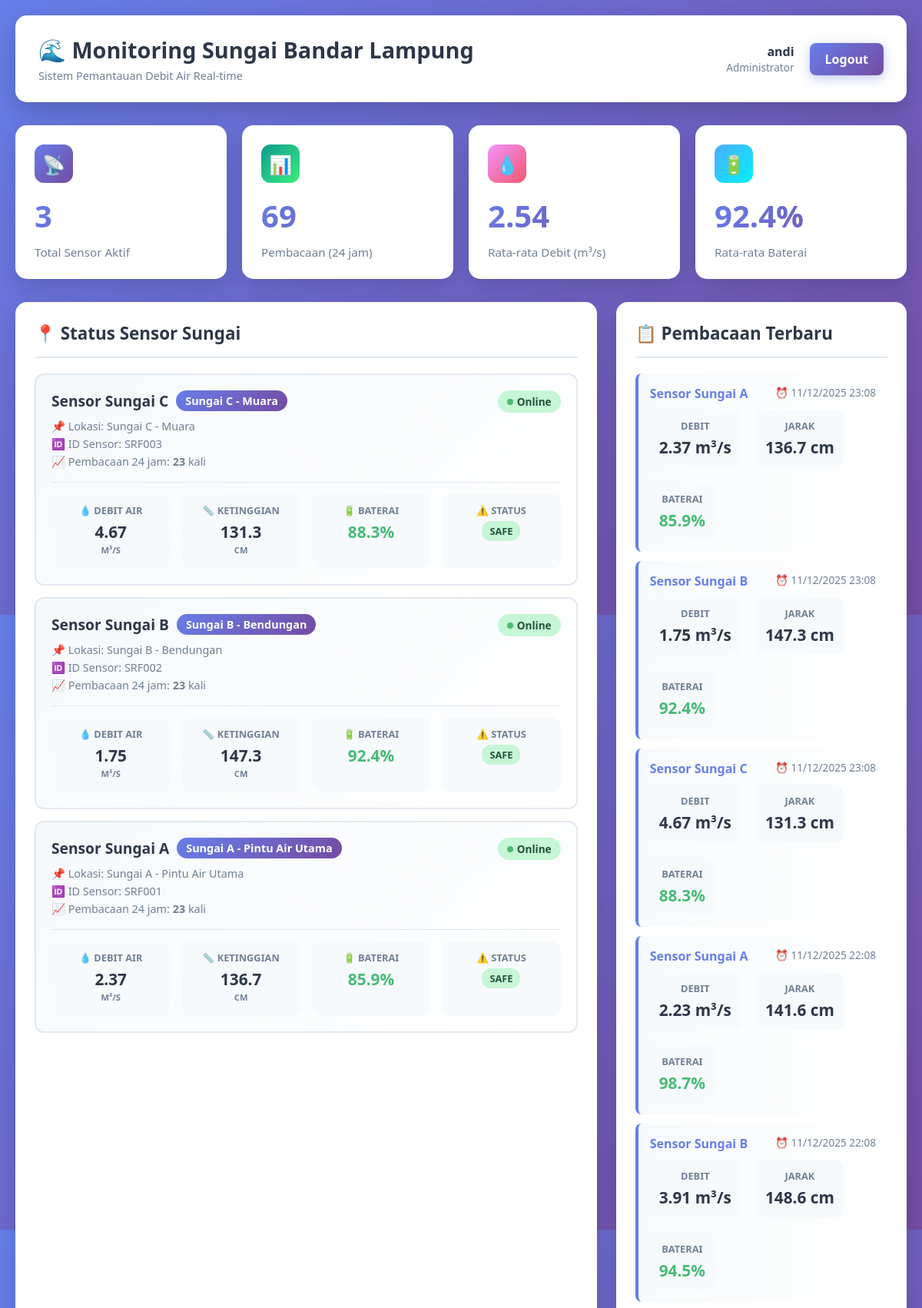
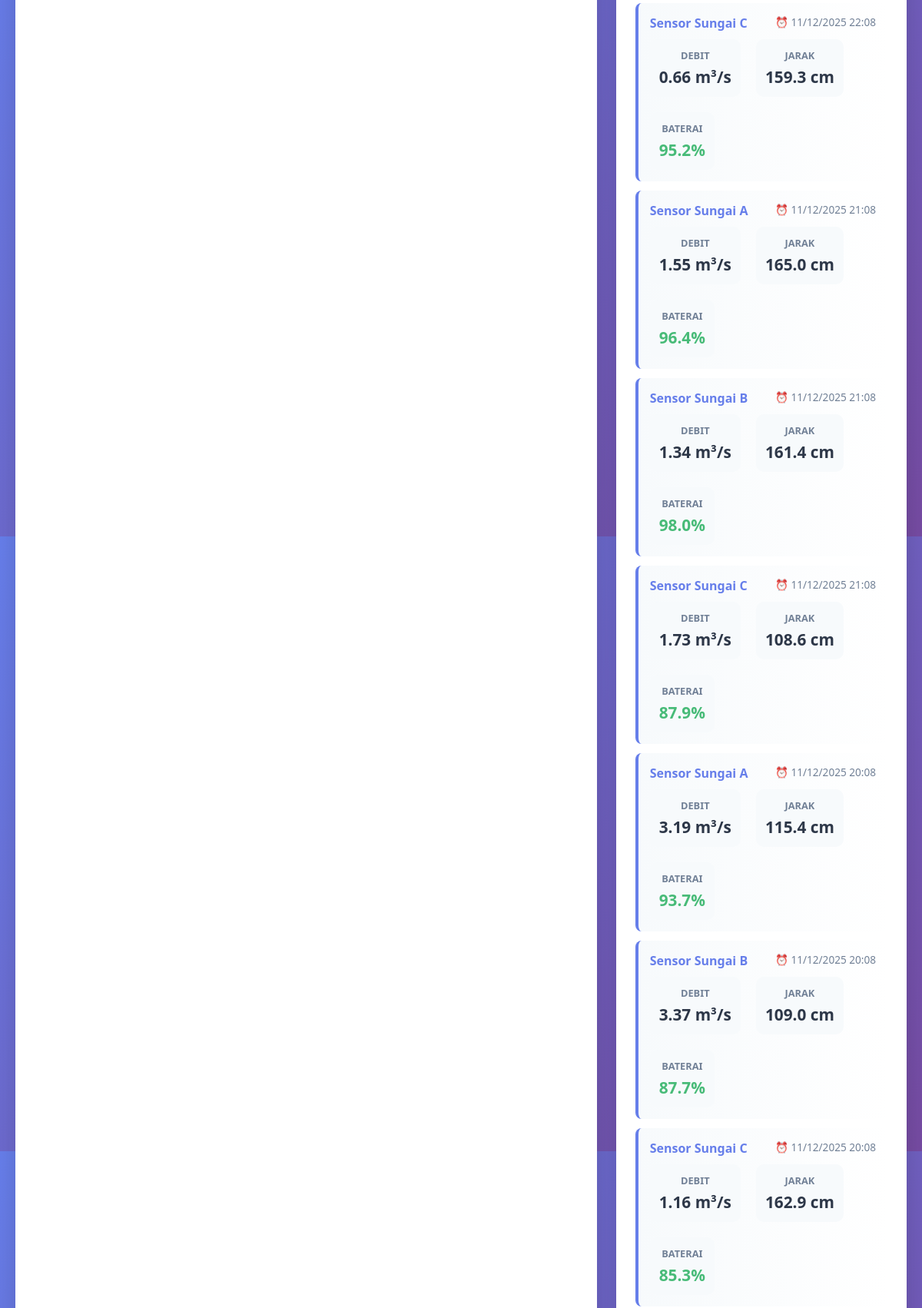
The app's page / (signed in, upper part) with its own data (2 pictures, top to bottom).
### monitoring/models.py (models this page shows, shortened)
class Sensor(models.Model):
    name = models.CharField(max_length=100)
    identifier = models.CharField(max_length=100, unique=True)  # mis: MAC atau id perangkat
    location = models.CharField(max_length=200, blank=True, null=True)
    latitude = models.DecimalField(max_digits=9, decimal_places=6, blank=True, null=True)
    longitude = models.DecimalField(max_digits=9, decimal_places=6, blank=True, null=True)
    created_at = models.DateTimeField(auto_now_add=True)
    sensor_type = models.CharField(
        max_length=20,
        choices=[
            ('flow', 'Flow Meter'),
            ('ultrasonic', 'Ultrasonic SRF'),
            ('combined', 'Combined (Flow + Ultrasonic)'),
        ],
        default='combined'
    )
    status = models.CharField(
        max_length=20,
        choices=[
            ('online', 'Online'),
            ('offline', 'Offline'),
            ('maintenance', 'Maintenance'),
        ],
        default='offline'
    )
    api_key = models.CharField(max_length=100, unique=True, blank=True, null=True)
    last_seen = models.DateTimeField(blank=True, null=True)
    is_active = models.BooleanField(default=True)
    updated_at = models.DateTimeField(auto_now=True)
    class Meta:
        verbose_name = 'Sensor Device'
        verbose_name_plural = 'Sensor Devices'
        ordering = ['-created_at']

class Reading(models.Model):
    sensor = models.ForeignKey(Sensor, on_delete=models.CASCADE, related_name='readings')
    timestamp = models.DateTimeField()  # waktu pembacaan dari perangkat
    flow_rate = models.FloatField(blank=True, null=True)   # e.g. liter/s atau m3/s
    distance = models.FloatField(blank=True, null=True)    # SRF (cm)
    battery = models.FloatField(blank=True, null=True)     # optional
    raw = models.JSONField(blank=True, null=True)          # untuk menyimpan payload tambahan
    created_at = models.DateTimeField(auto_now_add=True)
    alert_level = models.CharField(
        max_length=20,
        choices=[
            ('safe', 'Safe'),
            ('warning', 'Warning'),
            ('danger', 'Danger'),
            ('critical', 'Critical'),
        ],
        default='safe'
    )
    notes = models.TextField(blank=True, null=True)
    class Meta:
        indexes = [
            models.Index(fields=['sensor', 'timestamp']),
            models.Index(fields=['alert_level', '-timestamp']),
        ]
        ordering = ['-timestamp']

### monitoring/frontend_views.py (the view)
# urls.py: path('', frontend_views.dashboard, name='dashboard'),
def dashboard(request):
    if not request.user.is_authenticated:
        return redirect('login')
    sensors = Sensor.objects.all()
    last_24h = timezone.now() - timedelta(hours=24)
    recent_readings = Reading.objects.filter(timestamp__gte=last_24h).order_by('-timestamp')[:50]
    total_sensors = sensors.count()
    total_readings = Reading.objects.filter(timestamp__gte=last_24h).count()
    sensor_stats = []
    for sensor in sensors:
        latest_reading = Reading.objects.filter(sensor=sensor).order_by('-timestamp').first()
        if latest_reading:
            sensor_stats.append({
                'sensor': sensor,
                'latest_reading': latest_reading,
                'readings_24h': Reading.objects.filter(sensor=sensor, timestamp__gte=last_24h).count()
            })
    stats_24h = Reading.objects.filter(timestamp__gte=last_24h).aggregate(
        avg_flow=Avg('flow_rate'),
        max_flow=Max('flow_rate'),
        min_flow=Min('flow_rate'),
        avg_distance=Avg('distance'),
        avg_battery=Avg('battery')
    )
    context = {
        'sensors': sensors,
        'recent_readings': recent_readings,
        'sensor_stats': sensor_stats,
        'total_sensors': total_sensors,
        'total_readings': total_readings,
        'stats_24h': stats_24h,
    }
    return render(request, 'monitor/dashboard.html', context)

### monitoring/templates/monitor/dashboard.html (shortened to what this page needs)
<!DOCTYPE html>
<html>
<head>
</head>
<body>
    <div class="container">
        <div class="header">
            <div class="header-left">
                <h1>🌊 Monitoring Sungai Bandar Lampung</h1>
                <div class="header-subtitle">Sistem Pemantauan Debit Air Real-time</div>
            </div>
            <div class="header-right">
                <div class="user-info">
                    <div class="user-name">{{ user.get_full_name|default:user.username }}</div>
                    <div class="user-role">Administrator</div>
                </div>
                <a href="{% url 'logout' %}" class="logout-btn">Logout</a>
            </div>
        </div>
        <div class="stats-grid">
            <div class="stat-card">
                <div class="stat-icon blue">📡</div>
                <div class="stat-number">{{ total_sensors }}</div>
                <div class="stat-label">Total Sensor Aktif</div>
            </div>
            <div class="stat-card">
                <div class="stat-icon green">📊</div>
                <div class="stat-number">{{ total_readings }}</div>
                <div class="stat-label">Pembacaan (24 jam)</div>
            </div>
            <div class="stat-card">
                <div class="stat-icon orange">💧</div>
                <div class="stat-number">{{ stats_24h.avg_flow|floatformat:2|default:"0.00" }}</div>
                <div class="stat-label">Rata-rata Debit (m³/s)</div>
            </div>
            <div class="stat-card">
                <div class="stat-icon purple">🔋</div>
                <div class="stat-number">{{ stats_24h.avg_battery|floatformat:1|default:"0.0" }}%</div>
                <div class="stat-label">Rata-rata Baterai</div>
            </div>
        </div>
        <div class="content-grid">
            <div class="panel">
                <h2>📍 Status Sensor Sungai</h2>
                {% for stat in sensor_stats %}
                    <div class="sensor-item">
                        <div class="sensor-header">
                            <div class="sensor-info">
                                <h4>
                                    {{ stat.sensor.name }}
                                    <span class="location-badge">
                                        {% if "Kedaton" in stat.sensor.name %}
                                            Kedaton
                                        {% elif "Rajabasa" in stat.sensor.name %}
                                            Rajabasa
                                        {% elif "Kemiling" in stat.sensor.name %}
                                            Kemiling
                                        {% elif "Campang" in stat.sensor.name %}
                                            Campang Raya
                                        {% else %}
                                            {{ stat.sensor.location|default:"Bandar Lampung" }}
                                        {% endif %}
                                    </span>
                                </h4>
                                <div class="sensor-details">
                                    📌 Lokasi: {{ stat.sensor.location|default:"Bandar Lampung, Lampung" }}<br>
                                    🆔 ID Sensor: {{ stat.sensor.identifier }}<br>
                                    📈 Pembacaan 24 jam: <strong>{{ stat.readings_24h }}</strong> kali
                                </div>
                            </div>
                            {% if stat.latest_reading %}
                                <div class="status-online">
                                    <span class="status-dot online"></span>
                                    Online
                                </div>
                            {% else %}
                                <div class="status-offline">
                                    <span class="status-dot offline"></span>
                                    Offline
                                </div>
                            {% endif %}
                        </div>
                        {% if stat.latest_reading %}
                            <div class="sensor-values">
                                {% if stat.latest_reading.flow_rate %}
                                    <div class="value-item">
                                        <div class="value-label">💧 Debit Air</div>
                                        <div class="value-number">{{ stat.latest_reading.flow_rate|floatformat:2 }}</div>
                                        <div class="value-label" style="font-size: 0.7em; margin-top: 2px;">m³/s</div>
                                    </div>
                                {% endif %}
                                {% if stat.latest_reading.distance %}
                                    <div class="value-item">
                                        <div class="value-label">📏 Ketinggian</div>
                                        <div class="value-number">{{ stat.latest_reading.distance|floatformat:1 }}</div>
                                        <div class="value-label" style="font-size: 0.7em; margin-top: 2px;">cm</div>
                                    </div>
                                {% endif %}
                                {% if stat.latest_reading.battery %}
                                    <div class="value-item">
                                        <div class="value-label">🔋 Baterai</div>
                                        <div class="value-number {% if stat.latest_reading.battery > 80 %}status-good{% elif stat.latest_reading.battery > 50 %}status-warning{% else %}status-danger{% endif %}">
                                            {{ stat.latest_reading.battery|floatformat:1 }}%
                                        </div>
                                    </div>
                                {% endif %}
                                {% if stat.latest_reading.alert_level %}
                                    <div class="value-item">
                                        <div class="value-label">⚠️ Status</div>
                                        <span class="alert-badge alert-{{ stat.latest_reading.alert_level }}">
                                            {{ stat.latest_reading.get_alert_level_display|default:stat.latest_reading.alert_level }}
                                        </span>
                                    </div>
                                {% endif %}
                            </div>
                        {% else %}
                            <div class="no-data">
                                <div class="no-data-icon">📭</div>
                                <div>Tidak ada data pembacaan</div>
                            </div>
                        {% endif %}
                    </div>
                {% endfor %}
            </div>
            <div class="panel">
                <h2>📋 Pembacaan Terbaru</h2>
                {% for reading in recent_readings %}
                    <div class="reading-item">
                        <div class="reading-header">
                            <span class="reading-sensor">{{ reading.sensor.name }}</span>
                            <span class="reading-time">⏰ {{ reading.timestamp|date:"d/m/Y H:i" }}</span>
                        </div>
                        <div class="reading-values">
                            {% if reading.flow_rate %}
                                <div class="value-item">
                                    <div class="value-label">Debit</div>
                                    <div class="value-number">{{ reading.flow_rate|floatformat:2 }} m³/s</div>
                                </div>
                            {% endif %}
                            {% if reading.distance %}
                                <div class="value-item">
                                    <div class="value-label">Jarak</div>
                                    <div class="value-number">{{ reading.distance|floatformat:1 }} cm</div>
                                </div>
                            {% endif %}
                            {% if reading.battery %}
                                <div class="value-item">
                                    <div class="value-label">Baterai</div>
                                    <div class="value-number {% if reading.battery > 80 %}status-good{% elif reading.battery > 50 %}status-warning{% else %}status-danger{% endif %}">
                                        {{ reading.battery|floatformat:1 }}%
                                    </div>
                                </div>
                            {% endif %}
                        </div>
                    </div>
                {% empty %}
                    <div class="no-data">
                        <div class="no-data-icon">📊</div>
                        <div>Belum ada pembacaan terbaru.</div>
                    </div>
                {% endfor %}
            </div>
        </div>
    </div>
</body>
</html>

### records on screen
Sensor: sensor.name "Sensor Sungai C", sensor.location "Sungai C - Muara", sensor.identifier "SRF003", readings_24h "23", latest_reading.flow_rate "4.67", latest_reading.distance "131.3", latest_reading.battery "88.3", latest_reading.alert_level "SAFE"
Sensor: sensor.name "Sensor Sungai B", sensor.location "Sungai B - Bendungan", sensor.identifier "SRF002", readings_24h "23", latest_reading.flow_rate "1.75", latest_reading.distance "147.3", latest_reading.battery "92.4", latest_reading.alert_level "SAFE"
Sensor: sensor.name "Sensor Sungai A", sensor.location "Sungai A - Pintu Air Utama", sensor.identifier "SRF001", readings_24h "23", latest_reading.flow_rate "2.37", latest_reading.distance "136.7", latest_reading.battery "85.9", latest_reading.alert_level "SAFE"
Reading: sensor.name "Sensor Sungai A", timestamp "11/12/2025 23:08", flow_rate "2.37", distance "136.7", battery "85.9"
Reading: sensor.name "Sensor Sungai B", timestamp "11/12/2025 23:08", flow_rate "1.75", distance "147.3", battery "92.4"
Reading: sensor.name "Sensor Sungai C", timestamp "11/12/2025 23:08", flow_rate "4.67", distance "131.3", battery "88.3"
Reading: sensor.name "Sensor Sungai A", timestamp "11/12/2025 22:08", flow_rate "2.23", distance "141.6", battery "98.7"
Reading: sensor.name "Sensor Sungai B", timestamp "11/12/2025 22:08", flow_rate "3.91", distance "148.6", battery "94.5"
Reading: sensor.name "Sensor Sungai C", timestamp "11/12/2025 22:08", flow_rate "0.66", distance "159.3", battery "95.2"
Reading: sensor.name "Sensor Sungai A", timestamp "11/12/2025 21:08", flow_rate "1.55", distance "165.0", battery "96.4"
Reading: sensor.name "Sensor Sungai B", timestamp "11/12/2025 21:08", flow_rate "1.34", distance "161.4", battery "98.0"
Reading: sensor.name "Sensor Sungai C", timestamp "11/12/2025 21:08", flow_rate "1.73", distance "108.6", battery "87.9"
Reading: sensor.name "Sensor Sungai A", timestamp "11/12/2025 20:08", flow_rate "3.19", distance "115.4", battery "93.7"
Reading: sensor.name "Sensor Sungai B", timestamp "11/12/2025 20:08", flow_rate "3.37", distance "109.0", battery "87.7"
Reading: sensor.name "Sensor Sungai C", timestamp "11/12/2025 20:08", flow_rate "1.16", distance "162.9", battery "85.3"

### other values on screen
{{ user.get_full_name|default:user.username }} "andi"
{{ total_sensors }} "3"
{{ total_readings }} "69"
{{ stats_24h.avg_flow|floatformat:2|default:"0.00" }} "2.54"
{{ stats_24h.avg_battery|floatformat:1|default:"0.0" }} "92.4"
